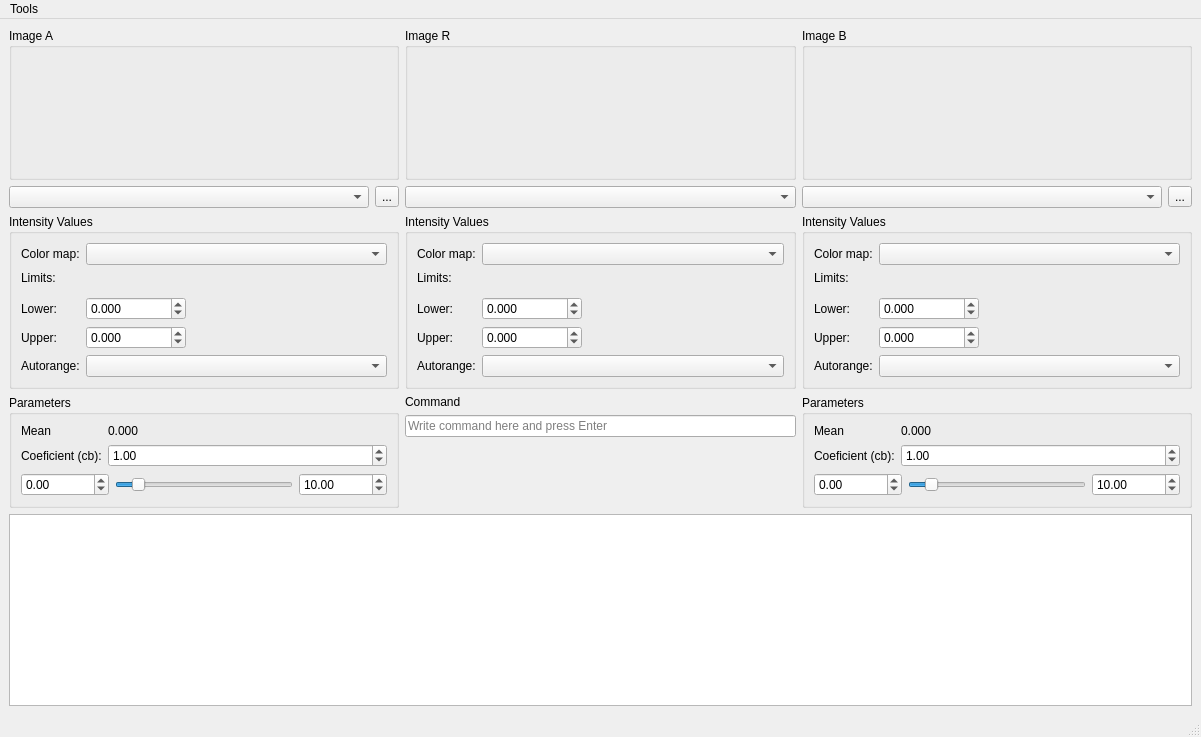
<?xml version="1.0" encoding="UTF-8"?>
<ui version="4.0">
 <class>MainWindow</class>
 <widget class="QMainWindow" name="MainWindow">
  <property name="geometry">
   <rect>
    <x>0</x>
    <y>0</y>
    <width>1201</width>
    <height>737</height>
   </rect>
  </property>
  <property name="windowTitle">
   <string>MMExtract</string>
  </property>
  <widget class="QWidget" name="centralwidget">
   <layout class="QGridLayout" name="gridLayout">
    <item row="1" column="2">
     <layout class="QVBoxLayout" name="verticalLayout_6">
      <item>
       <layout class="QHBoxLayout" name="horizontalLayout_6">
        <item>
         <widget class="QComboBox" name="cb_files_b"/>
        </item>
        <item>
         <widget class="QToolButton" name="tb_b">
          <property name="text">
           <string>...</string>
          </property>
         </widget>
        </item>
       </layout>
      </item>
      <item>
       <widget class="QGroupBox" name="gb_intensity_3">
        <property name="sizePolicy">
         <sizepolicy hsizetype="MinimumExpanding" vsizetype="Preferred">
          <horstretch>0</horstretch>
          <verstretch>0</verstretch>
         </sizepolicy>
        </property>
        <property name="title">
         <string>Intensity Values</string>
        </property>
        <property name="checkable">
         <bool>false</bool>
        </property>
        <layout class="QFormLayout" name="formLayout_5">
         <item row="1" column="0">
          <widget class="QLabel" name="label_17">
           <property name="text">
            <string>Color map:</string>
           </property>
          </widget>
         </item>
         <item row="1" column="1">
          <widget class="QComboBox" name="cb_colormaps_b"/>
         </item>
         <item row="2" column="0">
          <widget class="QLabel" name="label_18">
           <property name="text">
            <string>Limits:</string>
           </property>
          </widget>
         </item>
         <item row="4" column="0">
          <widget class="QLabel" name="label_19">
           <property name="text">
            <string>Lower:</string>
           </property>
          </widget>
         </item>
         <item row="4" column="1">
          <widget class="QDoubleSpinBox" name="dsb_lower_b">
           <property name="maximumSize">
            <size>
             <width>100</width>
             <height>16777215</height>
            </size>
           </property>
           <property name="decimals">
            <number>3</number>
           </property>
           <property name="minimum">
            <double>-99999999999999997748809823456034029568.000000000000000</double>
           </property>
           <property name="maximum">
            <double>1000000000000000072531436381529235126158374409646521955518210155479040.000000000000000</double>
           </property>
          </widget>
         </item>
         <item row="5" column="0">
          <widget class="QLabel" name="label_20">
           <property name="text">
            <string>Upper:</string>
           </property>
          </widget>
         </item>
         <item row="6" column="0">
          <widget class="QLabel" name="label_21">
           <property name="text">
            <string>Autorange:</string>
           </property>
          </widget>
         </item>
         <item row="6" column="1">
          <widget class="QComboBox" name="cb_auto_range_b"/>
         </item>
         <item row="3" column="0" colspan="2">
          <widget class="QRangeSlider" name="range_slider_b" native="true"/>
         </item>
         <item row="5" column="1">
          <widget class="QDoubleSpinBox" name="dsb_upper_b">
           <property name="maximumSize">
            <size>
             <width>100</width>
             <height>16777215</height>
            </size>
           </property>
           <property name="decimals">
            <number>3</number>
           </property>
           <property name="minimum">
            <double>-999999999999999949387135297074018866963645011013410073083904.000000000000000</double>
           </property>
           <property name="maximum">
            <double>100000000000000003502199685943161173046080317798311825604870144.000000000000000</double>
           </property>
          </widget>
         </item>
        </layout>
       </widget>
      </item>
      <item>
       <widget class="QGroupBox" name="groupBox_6">
        <property name="title">
         <string>Parameters</string>
        </property>
        <layout class="QFormLayout" name="formLayout_6">
         <item row="0" column="0">
          <widget class="QLabel" name="label_22">
           <property name="text">
            <string>Mean</string>
           </property>
          </widget>
         </item>
         <item row="0" column="1">
          <widget class="QLabel" name="l_mean_b">
           <property name="text">
            <string>0.000</string>
           </property>
          </widget>
         </item>
         <item row="1" column="0">
          <widget class="QLabel" name="label_24">
           <property name="text">
            <string>Coeficient (cb):</string>
           </property>
          </widget>
         </item>
         <item row="1" column="1">
          <widget class="QDoubleSpinBox" name="dsb_c_b">
           <property name="minimum">
            <double>-1000000.000000000000000</double>
           </property>
           <property name="maximum">
            <double>1000000.000000000000000</double>
           </property>
           <property name="value">
            <double>1.000000000000000</double>
           </property>
          </widget>
         </item>
         <item row="2" column="0" colspan="2">
          <layout class="QHBoxLayout" name="horizontalLayout_4">
           <item>
            <widget class="QDoubleSpinBox" name="dsb_c_lower_b">
             <property name="minimum">
              <double>-1000000.000000000000000</double>
             </property>
             <property name="maximum">
              <double>1000000.000000000000000</double>
             </property>
            </widget>
           </item>
           <item>
            <widget class="DoubleSlider" name="s_c_b">
             <property name="value">
              <number>10</number>
             </property>
             <property name="orientation">
              <enum>Qt::Horizontal</enum>
             </property>
            </widget>
           </item>
           <item>
            <widget class="QDoubleSpinBox" name="dsb_c_upper_b">
             <property name="minimum">
              <double>-1000000.000000000000000</double>
             </property>
             <property name="maximum">
              <double>1000000.000000000000000</double>
             </property>
             <property name="value">
              <double>10.000000000000000</double>
             </property>
            </widget>
           </item>
          </layout>
         </item>
        </layout>
       </widget>
      </item>
     </layout>
    </item>
    <item row="2" column="0" colspan="3">
     <widget class="QTextEdit" name="te_log">
      <property name="sizePolicy">
       <sizepolicy hsizetype="Expanding" vsizetype="Preferred">
        <horstretch>0</horstretch>
        <verstretch>0</verstretch>
       </sizepolicy>
      </property>
      <property name="textInteractionFlags">
       <set>Qt::TextSelectableByKeyboard|Qt::TextSelectableByMouse</set>
      </property>
     </widget>
    </item>
    <item row="1" column="1">
     <layout class="QVBoxLayout" name="verticalLayout_5">
      <item>
       <widget class="QComboBox" name="cb_files_r"/>
      </item>
      <item>
       <widget class="QGroupBox" name="gb_intensity_2">
        <property name="sizePolicy">
         <sizepolicy hsizetype="MinimumExpanding" vsizetype="Preferred">
          <horstretch>0</horstretch>
          <verstretch>0</verstretch>
         </sizepolicy>
        </property>
        <property name="title">
         <string>Intensity Values</string>
        </property>
        <property name="checkable">
         <bool>false</bool>
        </property>
        <layout class="QFormLayout" name="formLayout_3">
         <item row="0" column="0">
          <widget class="QLabel" name="label_9">
           <property name="text">
            <string>Color map:</string>
           </property>
          </widget>
         </item>
         <item row="0" column="1">
          <widget class="QComboBox" name="cb_colormaps_r"/>
         </item>
         <item row="1" column="0">
          <widget class="QLabel" name="label_10">
           <property name="text">
            <string>Limits:</string>
           </property>
          </widget>
         </item>
         <item row="3" column="0">
          <widget class="QLabel" name="label_11">
           <property name="text">
            <string>Lower:</string>
           </property>
          </widget>
         </item>
         <item row="3" column="1">
          <widget class="QDoubleSpinBox" name="dsb_lower_r">
           <property name="maximumSize">
            <size>
             <width>100</width>
             <height>16777215</height>
            </size>
           </property>
           <property name="decimals">
            <number>3</number>
           </property>
           <property name="minimum">
            <double>-99999999999999997748809823456034029568.000000000000000</double>
           </property>
           <property name="maximum">
            <double>1000000000000000072531436381529235126158374409646521955518210155479040.000000000000000</double>
           </property>
          </widget>
         </item>
         <item row="4" column="0">
          <widget class="QLabel" name="label_12">
           <property name="text">
            <string>Upper:</string>
           </property>
          </widget>
         </item>
         <item row="4" column="1">
          <widget class="QDoubleSpinBox" name="dsb_upper_r">
           <property name="maximumSize">
            <size>
             <width>100</width>
             <height>16777215</height>
            </size>
           </property>
           <property name="decimals">
            <number>3</number>
           </property>
           <property name="minimum">
            <double>-999999999999999949387135297074018866963645011013410073083904.000000000000000</double>
           </property>
           <property name="maximum">
            <double>100000000000000003502199685943161173046080317798311825604870144.000000000000000</double>
           </property>
          </widget>
         </item>
         <item row="5" column="0">
          <widget class="QLabel" name="label_13">
           <property name="text">
            <string>Autorange:</string>
           </property>
          </widget>
         </item>
         <item row="5" column="1">
          <widget class="QComboBox" name="cb_auto_range_r"/>
         </item>
         <item row="2" column="0" colspan="2">
          <widget class="QRangeSlider" name="range_slider_r" native="true"/>
         </item>
        </layout>
       </widget>
      </item>
      <item>
       <widget class="QLabel" name="label_14">
        <property name="text">
         <string>Command</string>
        </property>
       </widget>
      </item>
      <item>
       <widget class="HistoryLineEdit" name="le_command">
        <property name="text">
         <string/>
        </property>
        <property name="placeholderText">
         <string>Write command here and press Enter</string>
        </property>
       </widget>
      </item>
      <item>
       <spacer name="verticalSpacer">
        <property name="orientation">
         <enum>Qt::Vertical</enum>
        </property>
        <property name="sizeHint" stdset="0">
         <size>
          <width>20</width>
          <height>40</height>
         </size>
        </property>
       </spacer>
      </item>
     </layout>
    </item>
    <item row="1" column="0">
     <layout class="QVBoxLayout" name="verticalLayout_4">
      <item>
       <layout class="QHBoxLayout" name="horizontalLayout_3">
        <item>
         <widget class="QComboBox" name="cb_files_a"/>
        </item>
        <item>
         <widget class="QToolButton" name="tb_a">
          <property name="text">
           <string>...</string>
          </property>
         </widget>
        </item>
       </layout>
      </item>
      <item>
       <widget class="QGroupBox" name="gb_intensity">
        <property name="sizePolicy">
         <sizepolicy hsizetype="MinimumExpanding" vsizetype="Preferred">
          <horstretch>0</horstretch>
          <verstretch>0</verstretch>
         </sizepolicy>
        </property>
        <property name="title">
         <string>Intensity Values</string>
        </property>
        <property name="checkable">
         <bool>false</bool>
        </property>
        <layout class="QFormLayout" name="formLayout">
         <item row="0" column="0">
          <widget class="QLabel" name="label">
           <property name="text">
            <string>Color map:</string>
           </property>
          </widget>
         </item>
         <item row="0" column="1">
          <widget class="QComboBox" name="cb_colormaps_a"/>
         </item>
         <item row="1" column="0">
          <widget class="QLabel" name="label_5">
           <property name="text">
            <string>Limits:</string>
           </property>
          </widget>
         </item>
         <item row="3" column="0">
          <widget class="QLabel" name="label_2">
           <property name="text">
            <string>Lower:</string>
           </property>
          </widget>
         </item>
         <item row="3" column="1">
          <widget class="QDoubleSpinBox" name="dsb_lower_a">
           <property name="maximumSize">
            <size>
             <width>100</width>
             <height>16777215</height>
            </size>
           </property>
           <property name="decimals">
            <number>3</number>
           </property>
           <property name="minimum">
            <double>-99999999999999997748809823456034029568.000000000000000</double>
           </property>
           <property name="maximum">
            <double>1000000000000000072531436381529235126158374409646521955518210155479040.000000000000000</double>
           </property>
          </widget>
         </item>
         <item row="4" column="0">
          <widget class="QLabel" name="label_3">
           <property name="text">
            <string>Upper:</string>
           </property>
          </widget>
         </item>
         <item row="4" column="1">
          <widget class="QDoubleSpinBox" name="dsb_upper_a">
           <property name="maximumSize">
            <size>
             <width>100</width>
             <height>16777215</height>
            </size>
           </property>
           <property name="decimals">
            <number>3</number>
           </property>
           <property name="minimum">
            <double>-999999999999999949387135297074018866963645011013410073083904.000000000000000</double>
           </property>
           <property name="maximum">
            <double>100000000000000003502199685943161173046080317798311825604870144.000000000000000</double>
           </property>
          </widget>
         </item>
         <item row="5" column="0">
          <widget class="QLabel" name="label_4">
           <property name="text">
            <string>Autorange:</string>
           </property>
          </widget>
         </item>
         <item row="5" column="1">
          <widget class="QComboBox" name="cb_auto_range_a"/>
         </item>
         <item row="2" column="0" colspan="2">
          <widget class="QRangeSlider" name="range_slider_a" native="true"/>
         </item>
        </layout>
       </widget>
      </item>
      <item>
       <widget class="QGroupBox" name="groupBox_4">
        <property name="title">
         <string>Parameters</string>
        </property>
        <layout class="QFormLayout" name="formLayout_2">
         <item row="0" column="0">
          <widget class="QLabel" name="label_6">
           <property name="text">
            <string>Mean</string>
           </property>
          </widget>
         </item>
         <item row="0" column="1">
          <widget class="QLabel" name="l_mean_a">
           <property name="text">
            <string>0.000</string>
           </property>
          </widget>
         </item>
         <item row="1" column="0">
          <widget class="QLabel" name="label_8">
           <property name="text">
            <string>Coeficient (cb):</string>
           </property>
          </widget>
         </item>
         <item row="1" column="1">
          <widget class="QDoubleSpinBox" name="dsb_c_a">
           <property name="minimum">
            <double>-1000000.000000000000000</double>
           </property>
           <property name="maximum">
            <double>1000000.000000000000000</double>
           </property>
           <property name="value">
            <double>1.000000000000000</double>
           </property>
          </widget>
         </item>
         <item row="2" column="0" colspan="2">
          <layout class="QHBoxLayout" name="horizontalLayout_2">
           <item>
            <widget class="QDoubleSpinBox" name="dsb_c_lower_a">
             <property name="minimum">
              <double>-1000000.000000000000000</double>
             </property>
             <property name="maximum">
              <double>1000000.000000000000000</double>
             </property>
            </widget>
           </item>
           <item>
            <widget class="DoubleSlider" name="s_c_a">
             <property name="value">
              <number>10</number>
             </property>
             <property name="orientation">
              <enum>Qt::Horizontal</enum>
             </property>
            </widget>
           </item>
           <item>
            <widget class="QDoubleSpinBox" name="dsb_c_upper_a">
             <property name="minimum">
              <double>-1000000.000000000000000</double>
             </property>
             <property name="maximum">
              <double>1000000.000000000000000</double>
             </property>
             <property name="value">
              <double>10.000000000000000</double>
             </property>
            </widget>
           </item>
          </layout>
         </item>
        </layout>
       </widget>
      </item>
     </layout>
    </item>
    <item row="0" column="0">
     <widget class="QGroupBox" name="gb_a">
      <property name="title">
       <string>Image A</string>
      </property>
      <property name="flat">
       <bool>false</bool>
      </property>
      <property name="checkable">
       <bool>false</bool>
      </property>
      <property name="checked">
       <bool>false</bool>
      </property>
      <layout class="QVBoxLayout" name="verticalLayout_2">
       <property name="spacing">
        <number>0</number>
       </property>
       <property name="leftMargin">
        <number>0</number>
       </property>
       <property name="topMargin">
        <number>0</number>
       </property>
       <property name="rightMargin">
        <number>0</number>
       </property>
       <property name="bottomMargin">
        <number>0</number>
       </property>
       <item>
        <widget class="VisPyCanvas" name="canvas_a" native="true">
         <property name="sizePolicy">
          <sizepolicy hsizetype="Expanding" vsizetype="Expanding">
           <horstretch>0</horstretch>
           <verstretch>0</verstretch>
          </sizepolicy>
         </property>
        </widget>
       </item>
      </layout>
     </widget>
    </item>
    <item row="0" column="1">
     <widget class="QGroupBox" name="gb_r">
      <property name="title">
       <string>Image R</string>
      </property>
      <property name="checkable">
       <bool>false</bool>
      </property>
      <layout class="QHBoxLayout" name="horizontalLayout_5">
       <property name="spacing">
        <number>0</number>
       </property>
       <property name="leftMargin">
        <number>0</number>
       </property>
       <property name="topMargin">
        <number>0</number>
       </property>
       <property name="rightMargin">
        <number>0</number>
       </property>
       <property name="bottomMargin">
        <number>0</number>
       </property>
       <item>
        <widget class="VisPyCanvas" name="canvas_r" native="true">
         <property name="sizePolicy">
          <sizepolicy hsizetype="Expanding" vsizetype="Expanding">
           <horstretch>0</horstretch>
           <verstretch>0</verstretch>
          </sizepolicy>
         </property>
        </widget>
       </item>
      </layout>
     </widget>
    </item>
    <item row="0" column="2">
     <widget class="QGroupBox" name="gb_b">
      <property name="title">
       <string>Image B</string>
      </property>
      <property name="checkable">
       <bool>false</bool>
      </property>
      <layout class="QVBoxLayout" name="verticalLayout">
       <property name="spacing">
        <number>0</number>
       </property>
       <property name="leftMargin">
        <number>0</number>
       </property>
       <property name="topMargin">
        <number>0</number>
       </property>
       <property name="rightMargin">
        <number>0</number>
       </property>
       <property name="bottomMargin">
        <number>0</number>
       </property>
       <item>
        <widget class="VisPyCanvas" name="canvas_b" native="true">
         <property name="sizePolicy">
          <sizepolicy hsizetype="Expanding" vsizetype="Expanding">
           <horstretch>0</horstretch>
           <verstretch>0</verstretch>
          </sizepolicy>
         </property>
        </widget>
       </item>
      </layout>
     </widget>
    </item>
   </layout>
  </widget>
  <widget class="QMenuBar" name="menubar">
   <property name="geometry">
    <rect>
     <x>0</x>
     <y>0</y>
     <width>1201</width>
     <height>22</height>
    </rect>
   </property>
   <widget class="QMenu" name="menu_tools">
    <property name="title">
     <string>Tools</string>
    </property>
    <addaction name="a_bp"/>
   </widget>
   <addaction name="menu_tools"/>
  </widget>
  <widget class="QStatusBar" name="statusbar"/>
  <action name="a_bp">
   <property name="text">
    <string>Batch Processing</string>
   </property>
  </action>
 </widget>
 <customwidgets>
  <customwidget>
   <class>QRangeSlider</class>
   <extends>QWidget</extends>
   <header>./ui_element_classes/QRangeSlider</header>
   <container>1</container>
  </customwidget>
  <customwidget>
   <class>VisPyCanvas</class>
   <extends>QWidget</extends>
   <header>./ui_element_classes/VisPyCanvas</header>
   <container>1</container>
  </customwidget>
  <customwidget>
   <class>DoubleSlider</class>
   <extends>QSlider</extends>
   <header>./ui_element_classes/DoubleSlider</header>
  </customwidget>
  <customwidget>
   <class>HistoryLineEdit</class>
   <extends>QLineEdit</extends>
   <header>./ui_element_classes/HistoryLineEdit</header>
  </customwidget>
 </customwidgets>
 <resources/>
 <connections/>
</ui>
